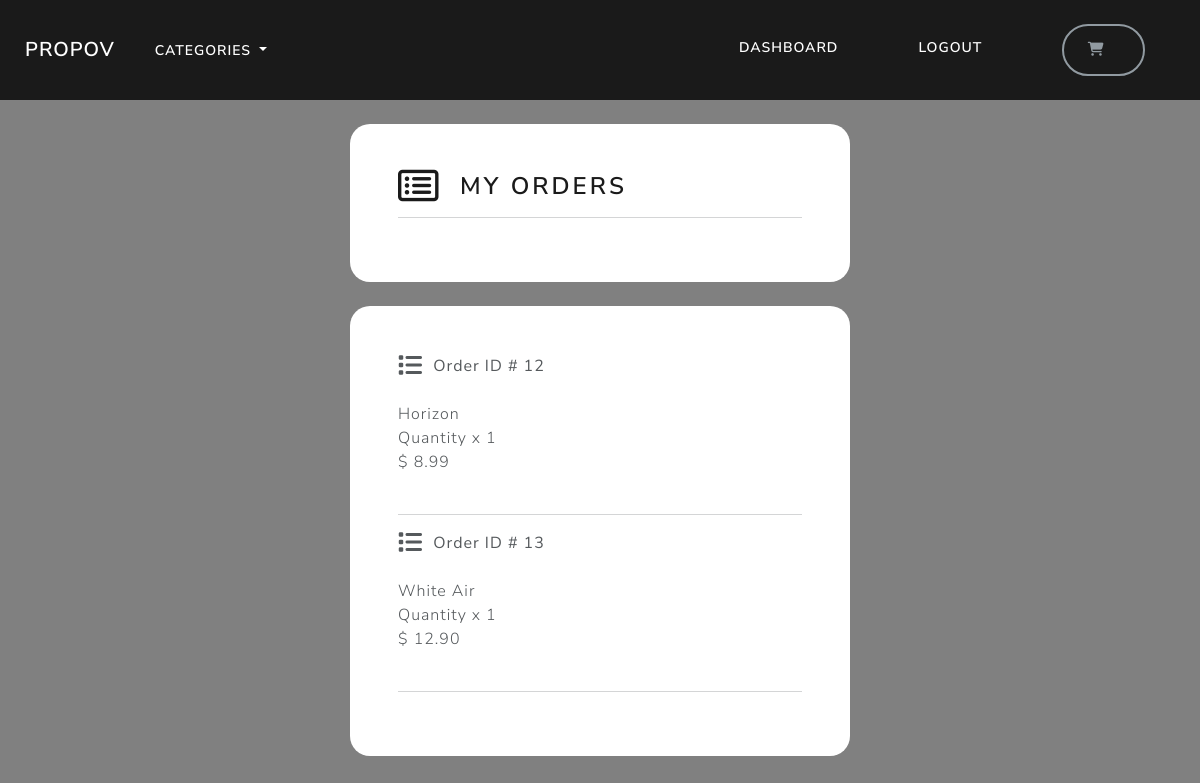
Screenshot of /account/track-orders/ (signed in) with the database file from the repository.
### payment/models.py (models this page shows, shortened)
class OrderItem(models.Model):
    order = models.ForeignKey(Order, on_delete=models.CASCADE, null=True)
    product = models.ForeignKey(Product, on_delete=models.CASCADE, null=True)
    quantity = models.PositiveBigIntegerField(default=1)
    price = models.DecimalField(max_digits=10, decimal_places=2)
    user = models.ForeignKey(User, on_delete=models.CASCADE, null=True, blank=True)

### store/models.py (models this page shows, shortened)
class Product(models.Model):
    category = models.ForeignKey(Category, related_name='products', on_delete=models.CASCADE, null=True)
    title = models.CharField(max_length=250)
    brand = models.CharField(max_length=250, default='un-branded')
    description = models.TextField(blank=True)
    slug = models.SlugField(max_length=250)
    price = models.DecimalField(max_digits=5, decimal_places=2)
    image = models.ImageField(upload_to='images/')
    class Meta:
        verbose_name_plural = 'products'
    def __str__(self):
        return self.title

### account/views.py (the view)
# urls.py: path('track-orders/', views.track_orders, name='track-orders'),
@login_required(login_url='my-login')
def track_orders(request):
    try:
        orders = OrderItem.objects.filter(user=request.user.id)
        context = {
            'orders': orders,
        }
        return render(request, 'account/track-orders.html', context=context)
    except:
        return render(request, 'account/track-orders.html')

### cart/cart.py (called while the page is built)
    def __len__(self):
        return sum(item["qty"] for item in self.cart.values())

### cart/context_processors.py (called while the page is built)
def cart(request):
    return {'cart': Cart(request)}

### store/models.py (called while the page is built)
    def get_absolute_url(self):
        return reverse("list_category", args=[self.slug])

### store/views.py (called while the page is built)
def categories(request):
    all_categories = Category.objects.all()
    return {'all_categories': all_categories}

### account/templates/account/track-orders.html (shortened to what this page needs)
{% include "store/base.html" %}
{% load static %}
{% load crispy_forms_tags %}
{% block content %}
    <div class="container bg-white shadow-md p-5 form-layout">
        <h3><i class="fa-regular fa-rectangle-list fa-xl"></i>&nbsp; My orders</h3>
        <hr>
    </div>
    <div class="container bg-white shadow-md p-5 form-layout">
        {% for order in orders %}
        <strong><i class="fa-solid fa-list fa-xl"></i>&nbsp; Order ID # {{ order.id }}</strong>
        <br> <br>
       {{order.product}}
        <br>
        Quantity x {{order.quantity}}
        <br>
        $ {{order.price}}
        <br> <br>
        <hr>
        {% endfor %}
    </div>
{% endblock %}

### static/css/styles.css (style rules this page uses)
.form-layout { border-radius: 20px; width: 500px; margin: 0 auto; }

### account/templates/account/track-orders.html (style rules this page uses)
body { background-color: gray; }

### rows the page displays
OrderItem: id "12", product "Horizon", quantity "1", price "8.99"
OrderItem: id "13", product "White Air", quantity "1", price "12.90"
